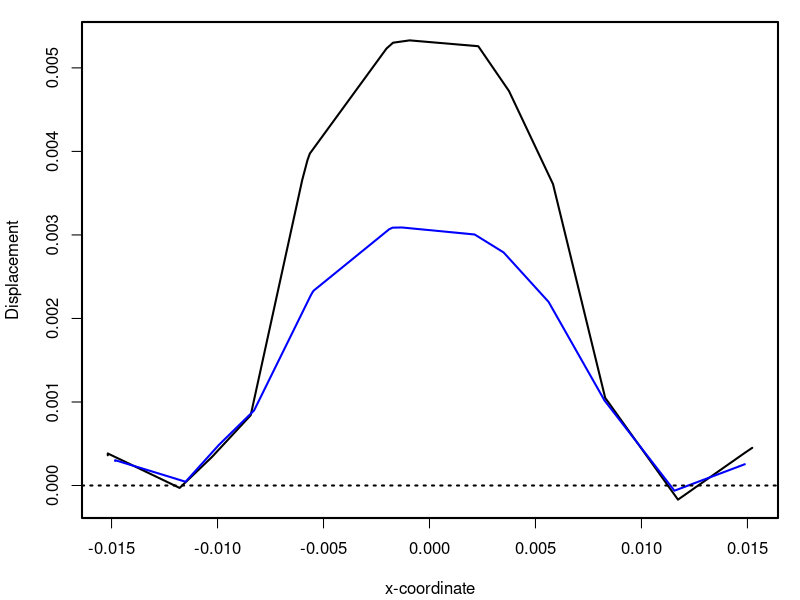

The R script that drew this image:
a1 <- data.matrix(read.csv("aspiration-simple.csv"))
a2 <- data.matrix(read.csv("aspiration-composite.csv"))

a1 <- a1[1:21,c(4,3)]; a1[,2] <- a1[,2] - 0.03
a2 <- a2[1:21,c(4,3)]; a2[,2] <- a2[,2] - 0.03

pdf("aspiration.pdf", width=4, height=2, pointsize=9); # sizes in inches
p <- par(lwd=2, mar=c(4,4,1,1)+0.1);

plot(range(c(a1[,1], a2[,1])), range(c(a1[,2], a2[,2])), #ylim=c(0, 0.004), 
     type="n", xlab="x-coordinate", ylab="Displacement")

lines(a1, col="black")
lines(a2, col="blue")

abline(h=0, lty="dotted");

#legend("topright", c("A","B", "C", "D"), pch=c(1,4,5,6), col="black");

dev.off()
par(p);
